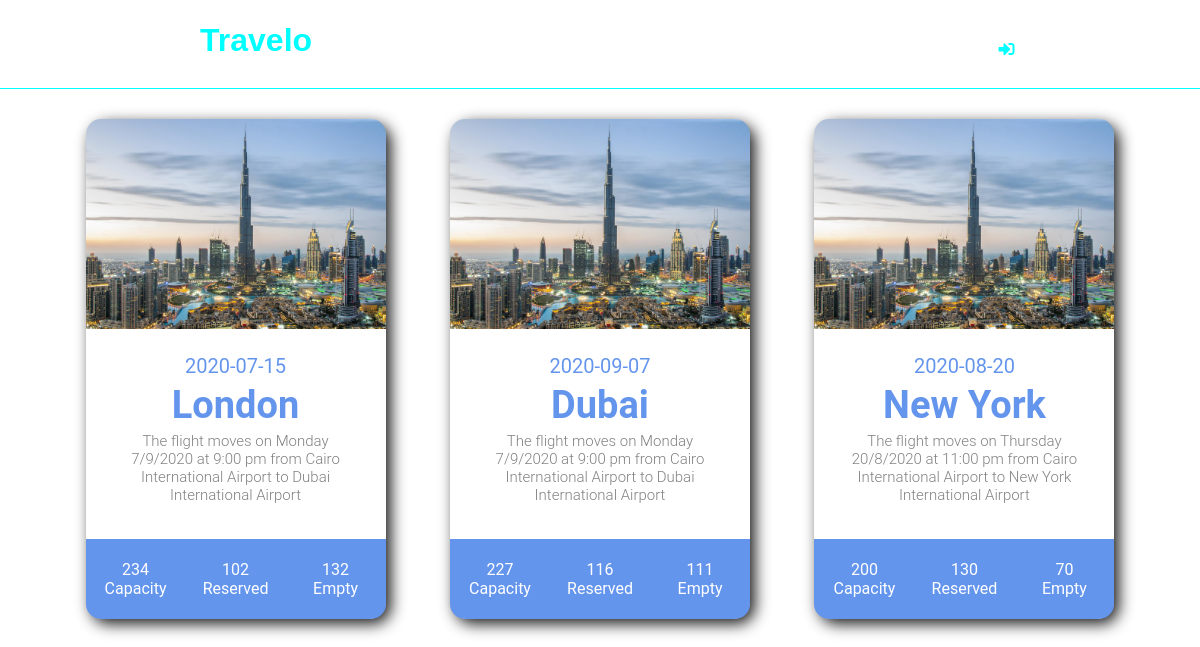
The app's page /Travelo/index.php with its own data.
### tables this page shows
CREATE TABLE `flight` (
  `flightNumber` varchar(255) NOT NULL,
  `airline` varchar(255) NOT NULL,
  `source` varchar(255) NOT NULL,
  `destination` varchar(255) NOT NULL,
  `date` date NOT NULL DEFAULT current_timestamp(),
  `capacity` int(10) UNSIGNED NOT NULL,
  `reserved` int(10) UNSIGNED NOT NULL,
  `baggage` int(10) UNSIGNED NOT NULL,
  `description` text NOT NULL,
  `fare` int(10) UNSIGNED NOT NULL
);

### Travelo/index.php (the view, shortened to what this page needs)
<?php
include "navigation.php";
include_once"includes/dbh.inc.php";
?>
<!DOCTYPE html>
<html>
    <head>
        <link rel="stylesheet" href="index.css">
    </head>
    <body>
        <?php
        $query = "SELECT * FROM flight";
        $result = mysqli_query($conn, $query)
            or die("Select query failed...!".'<br>'.mysqli_error($conn));
        while ($row = mysqli_fetch_assoc($result))
        {
            $ma ="$row[capacity]-$row[reserved]";
            $empty = eval('return '.$ma.';');
            echo "<form action='book.php' method='post' style='display:inline!important;'>";
            echo "<div class='card'>
                <div class='card-image'></div>
                <div class='card-text'>
                <span class='date'>$row[date]</span>
                <h2>$row[destination]</h2>
                <p>$row[description]</p>
                </div>
                <div class='card-stats'>
                <div class='stat'>
                <div class='value'>$row[capacity]</div>
                <div class='type'>Capacity</div>
                </div>
                <div class='stat border'>
                <div class='value'>$row[reserved]</div>
                <div class='type'>Reserved</div>
                </div>
                <div class='stat'>
                <div class='value'>$empty</div>
                <div class='type'>Empty</div>
                </div>
                </div>
                </div>
                </button>
            </form>";
        }
        ?>
    </body>
</html>

### Travelo/navigation.css (style rules this page uses)
* { margin:0px; padding:0px; box-sizing: border-box; }
body { text-align: center; background-image: url('images/background2.jpg'); background-size: cover; font-family: sans-serif; color: aqua; }

### Travelo/index.css (style rules this page uses)
* { margin:0px; padding:0px; box-sizing: border-box; }
body { text-align: center; background-image: url('images/background2.jpg'); background-size: cover; font-family: sans-serif; color: aqua; text-align: center; }
.card { display: inline-grid; grid-template-columns: 300px; grid-template-rows: 210px 210px 80px; grid-template-areas: "image" "text" "stats"; margin:30px; width: 300px; transition: 0.5s ease; cursor: pointer; border-radius: 18px; background: white; box-shadow: 5px 5px 15px rgba(0,0,0,0.9); font-family: roboto; text-align: center; }
.card-image { grid-area: image; }
.card-text { grid-area: text; }
.card-stats { grid-area: stats; }
.card-image { grid-area: image; background: url("images/newyork.jpg"); border-top-left-radius: 15px; border-top-right-radius: 15px; background-size: cover; }
.card-text { grid-area: text; margin: 25px; }
.card-text .date { color: cornflowerblue; font-size:20px; }
.card-text p { color: grey; font-size:15px; font-weight: 300; }
.card-text h2 { margin:5px; font-size:38px; color: cornflowerblue; }
.card-stats { grid-area: stats; display: grid; grid-template-columns: 1fr 1fr 1fr; grid-template-rows: 1fr; border-bottom-left-radius: 15px; border-bottom-right-radius: 15px; background: cornflowerblue; }
.card-stats .stat { display: flex; align-items: center; justify-content: center; flex-direction: column; color: white; padding:10px; }
.card-image { grid-area: image; background: url("images/Dubai.jpg"); border-top-left-radius: 15px; border-top-right-radius: 15px; background-size: cover; }

### records on screen
flight: date "2020-07-15", destination "London", description "The flight moves on Monday 7/9/2020 at 9:00 pm from Cairo International Airport to Dubai International Airport", capacity "234", reserved "102", empty "132"
flight: date "2020-09-07", destination "Dubai", description "The flight moves on Monday 7/9/2020 at 9:00 pm from Cairo International Airport to Dubai International Airport", capacity "227", reserved "116", empty "111"
flight: date "2020-08-20", destination "New York", description "The flight moves on Thursday 20/8/2020 at 11:00 pm from Cairo International Airport to New York International Airport", capacity "200", reserved "130", empty "70"
